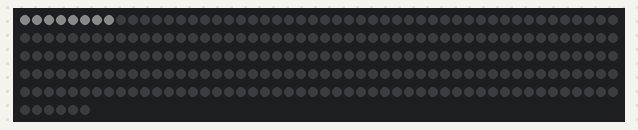
The sketch below on a simulated Arduino Uno, built with avr-gcc and run on an emulated ATmega328P. Parts: 256 RGB LEDs in strip order, left to right, continuing on the next row. Dim RGB values are drawn brighter than linear.

Above: at 2.14 s.

The sketch:

Chip_Rev2_addeddim.ino
```cpp
// Ricky Aguiar
// Lighting for the Blankenship Stand

#include <Adafruit_NeoPixel.h>
#ifdef __AVR__
#include <avr/power.h>
#endif

#define PIN            2
#define NUMPIXELS      256
#define PIX_PER_ROW     8
#define COLUMNS     32
//--


Adafruit_NeoPixel pixels = Adafruit_NeoPixel(NUMPIXELS, PIN, NEO_GRB + NEO_KHZ800);
uint32_t whiteColor = pixels.Color(200, 200, 200);

int delayval = 50; // delay

void setup() {
  delay(2000);
  pixels.begin(); // This initializes the NeoPixel library.
  pixels.clear();
}

void loop() {
    static int tick = 0;    // tick increments each time through until
    wave(tick, 10, 200);
    pixelClear();
    delay(delayval);
    tick++;
    tick%=COLUMNS;    // does result of "ticks" = the number of columns ?
}

void wave(int tick, int brightnessInitial, int brightnessFinal) {
    // % 249 is just for error checking. It prevents the below from happening.
    // 249 + 8 = 257. There exist no pixel with that address.
    int startingRow = (tick * PIX_PER_ROW) % 249;

    for(int whiteFade = brightnessInitial; whiteFade < brightnessFinal; whiteFade++) { // brightness level incrementation

    	for (int i = 0; i < PIX_PER_ROW; i++) {  // position incrementation
    	    pixels.setPixelColor(startingRow + i, pixels.Color(whiteFade, whiteFade, whiteFade)); // (Adress of Pixel, Color to Pixel);
    	    pixels.show();
    	}

   		delay(delayval);
	}
}


void pixelClear() {
    pixels.clear();
}
```
